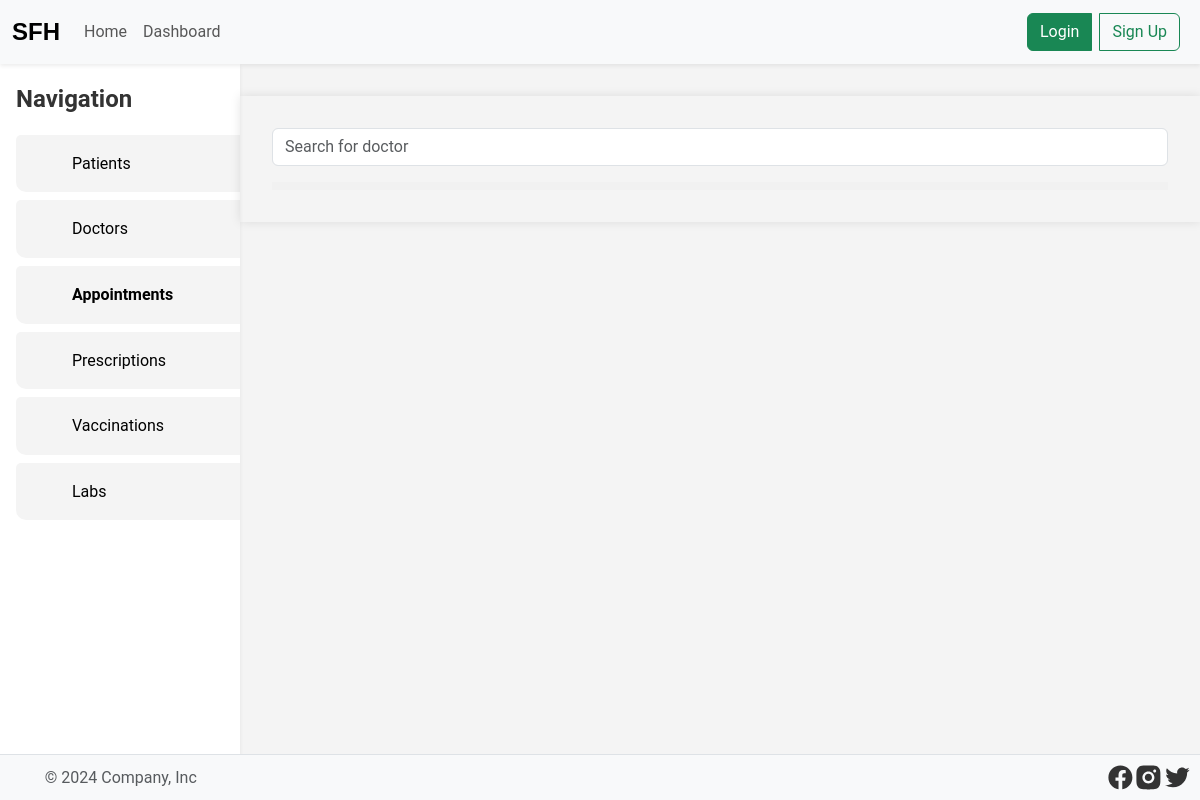
Page /appointments.php on the earlier database version.
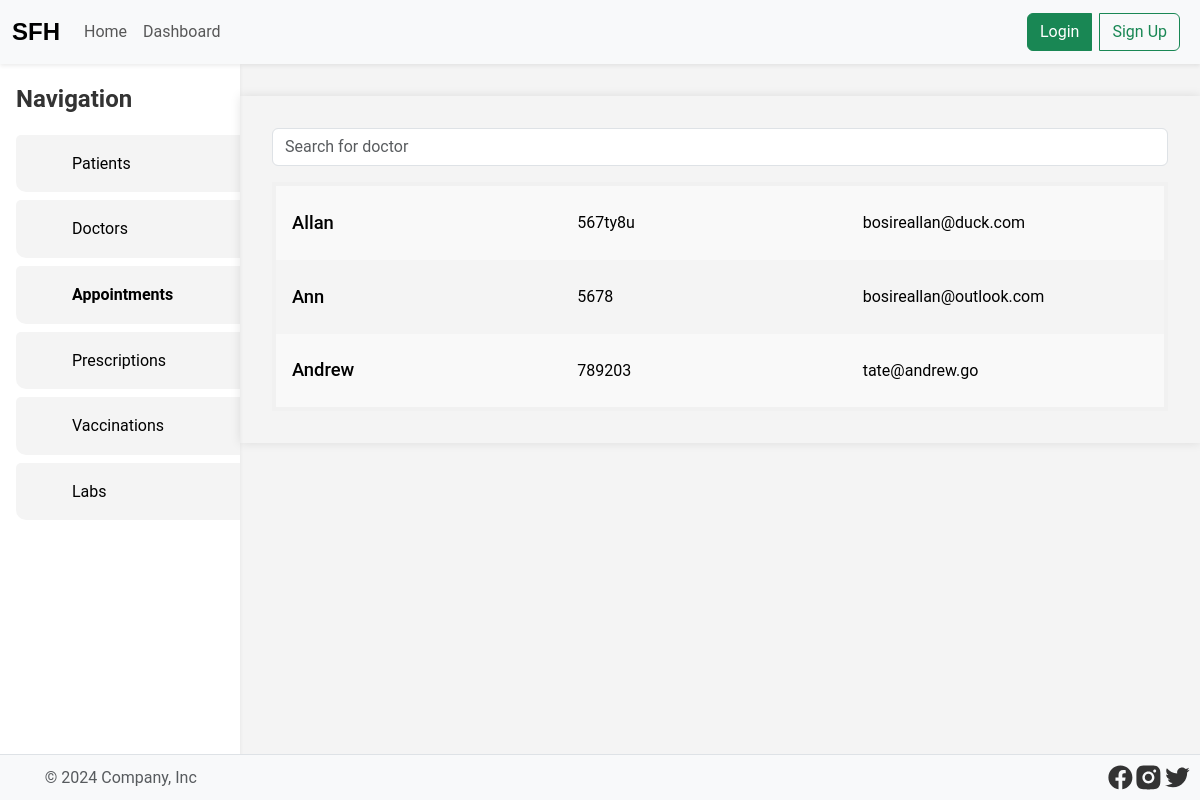
Same page on the later database version.
### tables this page shows
CREATE TABLE doctors
(
    id         integer      not null primary key,
    name       varchar(255) not null,
    email      varchar(255) not null unique,
    phone      varchar(255) not null unique,
    address    varchar(255),
    created_at timestamp    not null default current_timestamp,
    updated_at timestamp    not null default current_timestamp
);

### utils/helpers.php (called while the page is built, shortened)
<?php
function getAuthCookie(): ?string
{
    $cookie = $_COOKIE['auth'] ?? null;
    if (!$cookie) return null;
    $cookie = trim($cookie);
    return $cookie;
}

### db/DB.php (called while the page is built, shortened)
<?php
class Row
{
    private $row = null;
    public function __construct($row)
    {
        $this->row = $row;
    }
    function get($key)
    {
        return $this->row[$key];
    }
}
class Result
{
    private $result = null;
    public function __construct(array $result)
    {
        $this->result = $result;
    }
    function at($index): ?Row
    {
        return new Row($this->result[$index]);
    }
    public function count(): int
    {
        return count($this->result);
    }
}
class DB
{
    private $db;
    function __construct($location)
    {
        try {
            $this->db = new PDO("sqlite:$location");
            $this->db->setAttribute(PDO::ATTR_ERRMODE, PDO::ERRMODE_EXCEPTION);
        } catch (PDOException $e) {
            throw new Exception($e->getMessage());
        }
    }
    function query(string $sql, ...$params): array
    {
        try {
            if (count($params) > 0) {
                $stmt = $this->db->prepare($sql);
                $placeholderCount = substr_count($sql, '?');
                if ($placeholderCount !== count($params))
                    return [null, "Parameter count mismatch: Expected $placeholderCount, got " . count($params)];
                $stmt->execute($params);
                return [new Result($stmt->fetchAll()), null];
            } else {
                $result = $this->db->query($sql);
                return [new Result($result->fetchAll()), null];
            }
        } catch (Exception $e) {
            return [null, $e->getMessage()];
        }
    }
}
$db = new DB("./db/db.sqlite");

### appointments.php (the view, shortened to what this page needs)
<!Doctype html>
<html lang="en">
<?php include 'partials/head.php'; ?>
<body>
<?php include 'partials/header.php' ?>
<?php global $errors, $db, $mail,
             $successes; ?>
<?php
[$doctors, $error] = $db->query("SELECT * FROM doctors");
?>
<main class="d-flex">
    <?php include 'partials/aside.php'; ?>
    <div class="wrapper w-100">
        <div class="doctors">
            <input name="search_input" type="text" class="form-control mb-3" id="search" autocomplete="off"
                   aria-describedby="searchInput" placeholder="Search for doctor" title="search for parent"
                   oninput="searchDoctors(this)">
            <div class="doctors-list">
                <?php for ($i = 0; $i < $doctors->count(); $i++) : ?>
                    <a class="doctor" href="/doctor_appointments.php?doctor_id=<?php echo $doctors->at($i)->get('id') ?>">
                        <h3><?php echo $doctors->at($i)->get('name') ?></h3>
                        <p><?php echo $doctors->at($i)->get('phone') ?></p>
                        <p><?php echo $doctors->at($i)->get('email') ?></p>
                    </a>
                <?php endfor; ?>
            </div>
        </div>
    </div>
</main>
<?php include 'partials/footer.php'; ?>
</body>
</html>

### partials/head.php (shortened to what this page needs)
<?php require_once 'utils/helpers.php'; ?>
<?php require_once 'db/DB.php'; ?>
<head>
    <link rel="stylesheet" href="/assets/css/bootstrap.min.css">
    <link rel="stylesheet" type="text/css" href="/assets/css/styles.css">
</head>

### partials/header.php (shortened to what this page needs)
<header class="navbar navbar-expand-lg bg-body-tertiary shadow-sm w-100">
    <div class="container-fluid">
        <a class="navbar-brand" href="/"><span class="logo">SFH</span></a>
        <div class="collapse navbar-collapse" id="navbarSupportedContent">
            <ul class="navbar-nav me-auto mb-2 mb-lg-0">
                <li class="nav-item">
                    <a class="nav-link" aria-current="page" href="/">Home</a>
                </li>
                <li class="nav-item">
                    <a class="nav-link"
                        <?php
                            if (getAuthCookie()) echo "href='dashboard.php'";
                            else echo "href='login.php'";
                        ?>
                    >Dashboard</a>
                </li>
            </ul>
            <div class="d-flex btn-group" role="search">
                <?php
                    if (!getAuthCookie()) {
                        echo '<a href="/login.php" class="btn btn-success me-2">Login</a>';
                        echo '<a href="/register.php" class="btn btn-outline-success me-2">Sign Up</a>';
                    } else {
                        echo '<a href="/logout.php" class="btn btn-secondary">Logout</a>';
                    }
                ?>
            </div>
        </div>
    </div>
</header>

### partials/aside.php (shortened to what this page needs)
<div class="d-flex flex-column shadow-sm aside shadow">
    <span class="aside-nav-header mb-3">Navigation</span>
    <ul class="aside-nav">
        <li><a href="/patients.php">Patients</a></li>
        <li><a href="/doctors.php">Doctors</a></li>
        <li><a href="/appointments.php">Appointments</a></li>
        <li><a href="#">Prescriptions</a></li>
        <li><a href="#">Vaccinations</a></li>
        <li><a href="#">Labs</a></li>
    </ul>
</div>

### partials/footer.php (shortened to what this page needs)
<footer class="d-flex flex-wrap justify-content-between align-items-center border-top p-2">
    <div class="col-md-4 d-flex align-items-center">
        <a href="/" class="mb-3 me-2 mb-md-0 text-body-secondary text-decoration-none lh-1">
            <svg class="bi" width="30" height="24">
                <use xlink:href="#bootstrap"></use>
            </svg>
        </a>
        <span class="mb-3 mb-md-0 text-body-secondary">© 2024 Company, Inc</span>
    </div>
    <ul class="col-md-4 justify-content-end list-unstyled d-flex" style="margin: 0">
        <li>
            <a href="https://web.facebook.com/StFrancisHospitalkasarani?_rdc=1&_rdr" class="icon-facebook"
               target="_blank"
               rel="noopener noreferrer">
            </a>
        </li>
        <li>
            <a href="https://web.facebook.com/StFrancisHospitalkasarani?_rdc=1&_rdr" class="icon-instagram"
               target="_blank"
               rel="noopener noreferrer">
            </a>
        </li>
        <li>
            <a href="https://web.facebook.com/StFrancisHospitalkasarani?_rdc=1&_rdr" class="icon-twitter"
               target="_blank"
               rel="noopener noreferrer">
            </a>
        </li>
    </ul>
</footer>

### assets/css/styles.css (style rules this page uses)
* { margin: 0; padding: 0; box-sizing: border-box; }
a { text-decoration: none; color: #000; }
body { font-family: 'Roboto', sans-serif; background-color: #f4f4f4; color: #333; line-height: 1.6; display: flex; flex-direction: column; min-height: 100vh; }
header { flex: 0 0 auto; }
main { flex: 1 0 auto; }
footer { flex: 0 0 auto; }

### partials/head.php (style rules this page uses)
:root { --accent: #ffbade; }

### partials/header.php (style rules this page uses)
.logo { font-size: 1.5rem; font-weight: 800; color: #000; font-family: 'Poppins', sans-serif; }

### partials/aside.php (style rules this page uses)
.aside { background-color: white; display: inline; width: 300px; max-width: 20vw; padding-left: 1rem; padding-top: 1rem; }
.aside-nav-header { font-size: 1.5rem; font-weight: bold; }
.aside-nav { list-style: none; padding: 0; min-height: 500px; display: flex; gap: 0.5rem; flex-direction: column; }
.aside-nav a { width: 100%; height: 100%; }
.aside-nav li { padding: 1rem 0 1rem 25%; background-color: #f4f4f4; border-radius: 5px 0 0 10px; cursor: pointer; }
.aside-nav a.active { font-weight: 600; }

### appointments.php (style rules this page uses)
.doctors { box-shadow: 0 0 10px rgba(0, 0, 0, 0.1); max-width: 1000px; margin: 2rem auto auto; padding: 2rem; }
.doctors-list { display: flex; flex-direction: column; border: 4px solid #f1f1f1; }
.doctor { display: grid; grid-template-columns: 1fr 1fr 1fr; padding: 1rem; cursor: pointer; }
.doctor:nth-child(odd) { background-color: #f9f9f9; }
.doctor > * { display: flex; align-items: center; height: 100%; }
.doctor h3 { font-size: 1.15rem; font-weight: 500; }

### partials/footer.php (style rules this page uses)
footer { background-color: #f8f9fa; }
footer svg { fill: #333; width: 1.8rem; }

Differences in the rows shown:
added doctors: name "Allan", phone "567ty8u", email "bosireallan@duck.com"
added doctors: name "Ann", phone "5678", email "bosireallan@outlook.com"
added doctors: name "Andrew", phone "789203", email "tate@andrew.go"
